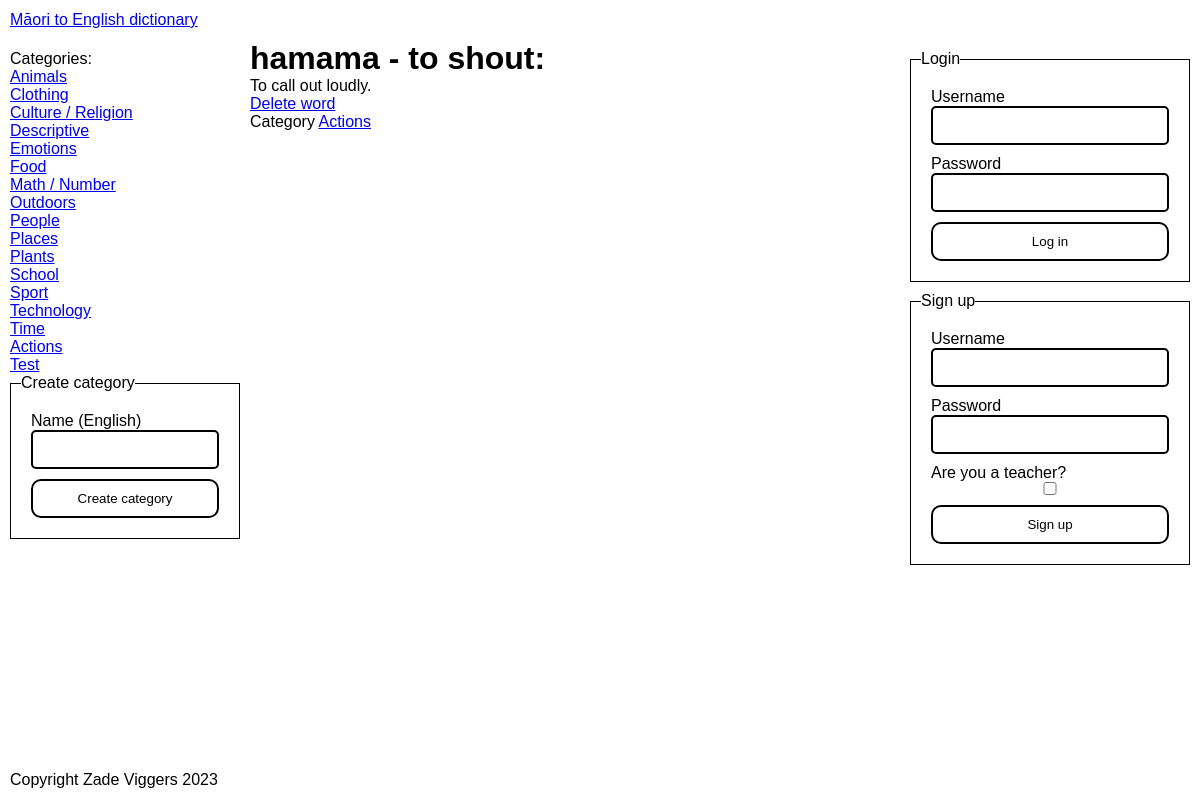
Page /words/1 on the committed database.
### tables this page shows
CREATE TABLE "Categories" (
	"ID"	INTEGER NOT NULL UNIQUE,
	"EnglishName"	TEXT NOT NULL,
	PRIMARY KEY("ID" AUTOINCREMENT)
) STRICT;

CREATE TABLE "Words" (
	"ID"	INTEGER NOT NULL UNIQUE,
	"MaoriSpelling"	TEXT NOT NULL,
	"EnglishSpelling"	TEXT NOT NULL,
	"EnglishDefinition"	TEXT NOT NULL,
	"YearLevelFirstEncountered"	INTEGER NOT NULL,
	"ImageID"	INTEGER,
	"CreatedBy"	INTEGER NOT NULL,
	"CreatedAt"	INTEGER NOT NULL,
	"LastModifiedBy"	INTEGER,
	"LastModifiedAt"	INTEGER,
	"CategoryID"	INTEGER NOT NULL,
	PRIMARY KEY("ID" AUTOINCREMENT),
	FOREIGN KEY("CategoryID") REFERENCES "Categories"("ID"),
	FOREIGN KEY("CreatedBy") REFERENCES "Users"("ID"),
	FOREIGN KEY("ImageID") REFERENCES "Images"("ID"),
	FOREIGN KEY("LastModifiedAt") REFERENCES "Users"("ID")
) STRICT;

### app.py (the view)
@server.route("/words/<id>", methods=["GET"])
def word_page(id):
    word_query = "SELECT * FROM Words WHERE ID = ?"
    g.cursor.execute(word_query, [id])
    word = g.cursor.fetchone()
    if word == None:
        abort(404)
    category_query = "SELECT * FROM Categories WHERE ID = ?"
    g.cursor.execute(category_query, [word["CategoryID"]])
    category = g.cursor.fetchone()
    return render_template("pages/specific_word.jinja", category=category, word=word)

### app.py (called while the page is built, shortened)
def db_dict_factory(cursor, row):
    d = {}
    for idx, col in enumerate(cursor.description):
        d[col[0]] = row[idx]
    return d

def get_db() -> sqlite3.Connection:
    db_connection = sqlite3.connect("dictionary.db")
    db_connection.row_factory = db_dict_factory
    return db_connection

def get_user():
    return False

@server.before_request
def before_request():
    g.db = get_db()
    g.cursor = g.db.cursor()
    g.user = get_user()
    categories_query = "SELECT ID, EnglishName from Categories"
    g.cursor.execute(categories_query)
    categories = g.cursor.fetchall()
    g.categories = categories

@server.teardown_request
def teardown_request(error):
    g.db.close()

@server.context_processor
def context_processor():
    return {"categories": g.categories, "user": g.user}

### templates/pages/specific_word.jinja
{% extends "base.jinja" %}
{% set title = word.MaoriSpelling + " - " + word.EnglishSpelling %}
{% block main %}
    <h1>{{ word.MaoriSpelling }} - {{ word.EnglishSpelling }}:</h1>
    <p>{{ word.EnglishDefinition }}</p>
    <a data-confirm href="{{ url_for('delete_word_action', id=word.ID) }}">Delete word</a>
    <p>
        Category <a href="{{ url_for('category_page', id=category.ID) }}">{{ category.EnglishName }}</a>
    </p>
{% endblock main %}

### templates/base.jinja (shortened to what this page needs)
{% import 'components.jinja' as components with context %}
<!DOCTYPE html>
<html lang="en">
    <head>
        <link href="{{ url_for('static', filename='style.css') }}" rel="stylesheet" />
    </head>
    <body>
        <header>
            <a href="{{ url_for('home_page') }}" id="site-title">Māori to English dictionary</a>
        </header>
        <section id="categories-container">
            <nav id="categories">
                Categories:
                <ul>
                    {% for category in categories %}
                        <li>
                            <a href="{{ url_for('category_page', id=category.ID) }}">{{ category.EnglishName }}</a>
                        </li>
                    {% endfor %}
                </ul>
                <section class="admin-edit-section">
                    <fieldset form="add-categoru">
                        <legend>Create category</legend>
                        <form action="{{ url_for('create_category_action') }}"
                              id="add-category"
                              method="POST">
                            {{ components.TextField("english-name", "Name (English)") }}
                            <button type="submit">Create category</button>
                        </form>
                    </fieldset>
                </section>
            </nav>
        </section>
        <main id="content">
            {% block main %}
            {% endblock main %}
        </main>
        <section id="auth-container">
            <div id="auth">
                {% if user == false %}
                    <fieldset form="login">
                        <legend>Login</legend>
                        <form action="{{ url_for('handle_log_in') }}" id="login" method="post">
                            {{ components.TextField("log-in-username", "Username") }}
                            {{ components.TextField("log-in-password", "Password", type="password") }}
                            <button type="submit">Log in</button>
                        </form>
                    </fieldset>
                    <fieldset form="sign-up">
                        <legend>Sign up</legend>
                        <form action="{{ url_for('handle_sign_up') }}" id="sign-up" method="post">
                            {{ components.TextField("sign-up-username", "Username") }}
                            {{ components.TextField("sign-up-password", "Password", type="password") }}
                            <label for="is-teacher">
                                Are you a teacher?
                                <input type="checkbox" name="is-teacher" id="is-teacher" />
                            </label>
                            <button type="submit">Sign up</button>
                        </form>
                    </fieldset>
                {% else %}
                    <span>Logged in as {{ user.username }}.</span>
                    <a href="{{ url_for('handle_log_out') }}">Logout</a>
                {% endif %}
            </div>
        </section>
        <footer>
            <p>Copyright Zade Viggers 2023</p>
        </footer>
    </body>
</html>

### templates/components.jinja (shortened to what this page needs)
{% macro TextField(name, label, prefix=None, textarea=False, required=True) %}
    <label for="{{ name }}">
        {{ label }}
        {% if textarea==false %}
            <div class="input-wrapper">
            {% endif %}
            {% if textarea %}
                <textarea {% else %} <input {% endif %} name="{{ name }}" id="{{ name }}" {% if required %}required{% endif %} {% for arg in kwargs %}{{ arg+'="'+kwargs[arg]+'"' }}{% endfor %}  {% if textarea %}></textarea>
            {% else %}
                />
            </div>
        {% endif %}
    </label>
{% endmacro %}

### static/style.css (style rules this page uses)
* { box-sizing: border-box; margin: 0; padding: 0; border: 0; font-family: sans-serif; }
:root { --navbar-height: 40px; --footer-height: 40px; --categories-width: 250px; --auth-width: 300px; --footer-x-padding: 10px; --header-x-padding: 10px; --categories-padding: 10px; --auth-padding: 10px; color-scheme: light; --accent: red; --accent-contrast: black; }
html, body { background-color: white; color: black; }
body { display: grid; min-height: 100vh; grid-template-columns: auto; grid-template-rows: var(--navbar-height) 1fr auto auto var(--footer-height); grid-template-areas: "header" "main" "categories" "auth" "footer"; }
#categories-container { grid-area: categories; }
#categories { padding: var(--categories-padding); }
#categories ul { list-style-type: none; }
#auth-container { grid-area: auth; }
#auth { padding: var(--auth-padding); display: flex; flex-direction: column; gap: var(--auth-padding); }
@media screen and (min-width: 800px) { body { grid-template-columns: var(--categories-width) auto var(--auth-width); grid-template-rows: var(--navbar-height) auto var(--footer-height); grid-template-areas: "header header header" "categories main auth" "footer footer footer"; } }
@media screen and (min-width: 800px) { #categories { position: sticky; top: 0; } }
@media screen and (min-width: 800px) { #auth { position: sticky; top: 0; } }
header { grid-area: header; grid-column: 1/-1; display: flex; align-items: center; padding-left: var(--header-x-padding); padding-right: var(--header-x-padding); }
main { grid-area: main; }
footer { grid-area: footer; grid-column: 1/-1; display: flex; align-items: center; padding-left: var(--footer-x-padding); padding-right: var(--footer-x-padding); }
.admin-edit-section { width: fit-content; }
fieldset { border: 1px solid black; }
form, fieldset { display: flex; flex-direction: column; padding: 10px; gap: 10px; }
label { display: flex; flex-direction: column; }
form :is(button, input, select, textarea) { padding: 10px; padding-left: 15px; padding-right: 15px; display: block; border-radius: 5px; width: 100%; background-color: white; }
form :is(button, .input-wrapper, select, textarea) { border: 2px solid black; border-radius: 5px; width: 100%; color: black; }
label { color: black; }
form :is(button, select, textarea):focus, form .input-wrapper:focus-within { border-color: var(--accent); outline: none; }
form .input-wrapper { padding: 0px; display: flex; align-items: center; }
form input { padding: 10px; }
form button[type="submit"] { padding: 10px; padding-left: 15px; padding-right: 15px; border-radius: 10px; }
form label:has(input[type="checkbox"]) { color: black; }

### rows in the picture
Categories: EnglishName "Animals"
Categories: EnglishName "Clothing"
Categories: EnglishName "Culture / Religion"
Categories: EnglishName "Descriptive"
Categories: EnglishName "Emotions"
Categories: EnglishName "Food"
Categories: EnglishName "Math / Number"
Categories: EnglishName "Outdoors"
Categories: EnglishName "People"
Categories: EnglishName "Places"
Categories: EnglishName "Plants"
Categories: EnglishName "School"
Categories: EnglishName "Sport"
Categories: EnglishName "Technology"
Categories: EnglishName "Time"
Categories: EnglishName "Actions"
Categories: EnglishName "Test"
Words: MaoriSpelling "hamama", EnglishSpelling "to shout", EnglishDefinition "To call out loudly."

### other values in the picture
{{ label }} "Name (English) Username Password Username Password"
